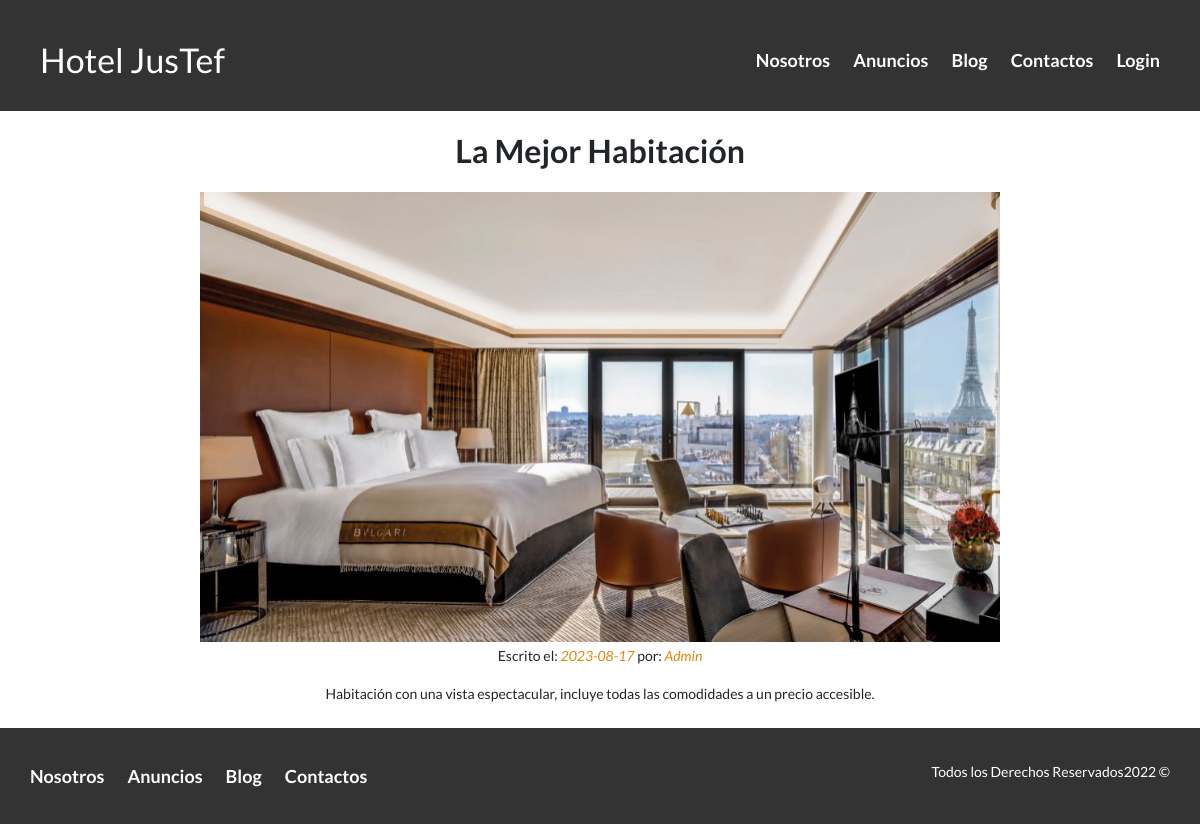
Page /blogentrada/La Mejor Habitación on the committed database.
### Hotel/models.py (models this page shows, shortened)
class Blog (models.Model):
    title = models.CharField(max_length=100, verbose_name="Titulo")
    date = models.DateField(verbose_name="Fecha")
    author = models.CharField(max_length=100, verbose_name="Autor")
    image = models.ImageField(verbose_name="Imagen", upload_to="blog")
    description = models.TextField(verbose_name="Descripcion")
    created = models.DateTimeField(auto_now_add=True, verbose_name="Fecha de Creacion")
    updated = models.DateTimeField(auto_now=True, verbose_name="Fecha de Modificacion")
    class Meta:
        verbose_name = 'Blog'
        verbose_name_plural = 'Blog'
        ordering = ["-created"]

### Hotel/views.py (the view)
# urls.py: path('blogentrada/<titulo>', blogentrada.as_view(), name="blogentrada"),
class blogentrada(TemplateView):
    template_name = 'hotel/Blog-entrada.html'
    def get(selt, request, titulo):
        blog = Blog.objects.filter(title = titulo)
        return render(request, selt.template_name, {'blog': blog})

### Hotel/templates/hotel/Blog-entrada.html (shortened to what this page needs)
{% extends 'core/base.html' %}
{% block header %}site-header{% endblock %}
{% block content %}
{% for blog in blog %}
    <div id="element">
        <h1 class="centrar-texto fw-600">{{blog.title}}</h1>
        <img src="{{blog.image.url}}" alt="Imagen blog" class="centradoimg image">
        <main class="contenedor seccion centrar-texto texto-entrada">
            <p>Escrito el: <em>{{blog.date| date:'Y-m-d'}}</em> por: <em>{{blog.author}}</em></p>
            <p>
                {{blog.description}}
            </p>
        </main>
    </div>
{% endfor %}
{% endblock %}

### core/static/core/Css/Estilos.css (style rules this page uses)
html { box-sizing: border-box; font-size: 62.5%; }
*, *:before, *:after { box-sizing: inherit; }
body { font-family: 'Lato', sans-serif; font-size: 1.6rem; line-height: 2; }
img { max-width: 100%; }
.contenedor { max-width: 120rem; margin: auto; }
h1 { font-size: 3.8rem; }
p { font-size: 1.4rem; }
.fw-600 { font-weight: 600; }
.centrar-texto { text-align: center; }
.centradoimg { display: block; margin-left: auto; margin-right: auto; }
.texto-entrada em { color: #E08709; }
.image { width: 80rem; height: 45rem; }

### rows in the picture
Blog: title "La Mejor Habitación", image (picture), date "2023-08-17", author "Admin", description "Habitación con una vista espectacular, incluye todas las comodidades a un precio accesible."
